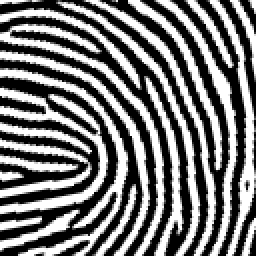
#> input picture 基于batch的补全/0000_00_1.png, 128 x 128 px (shown 2 times larger)
$ python 'canny边缘生成函数.py'   (older library calls are emulated)
#> lines starting #> are read from the running program, lines starting #| are printed output that depends on the picture
import cv2
import numpy as np

def makedir(dir):
    import os
    dir = dir.strip()
    isExist = os.path.exists(dir)
    if not isExist:
        os.makedirs(dir)
        return True
    else:
        return False

from skimage.feature import canny
img = '0000_00_1.png'# the pic needed to canny deal
img_save = './/canny_deal//'
makedir(img_save)
img_save = img_save+ img
img = cv2.imread(img, flags=0 )
#> img is the input picture: shape (128, 128); min 0, max 255, mean 119.9


result  = canny(img ).astype(np.float)
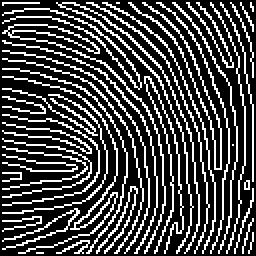
#> result: shape (128, 128) float64 (shown 2 times larger); values 0 (black) and 1 (white), 26.9% white in thin lines or dots
result = result * 255
#> result: shape (128, 128) float64; 26.9% white in thin lines or dots
cv2.imwrite(filename=img_save,img=result)
edge = cv2.imread(img_save,0) # result save place

print(edge)
#> (printed output is left out)
cv2.imshow('origin ', img)
cv2.waitKey(0)
cv2.destroyAllWindows()
cv2.imshow('res ', result)

cv2.waitKey(0)
cv2.destroyAllWindows()

$ run again, with 基于batch的补全/linshi.png copied over 基于batch的补全/0000_00_1.png
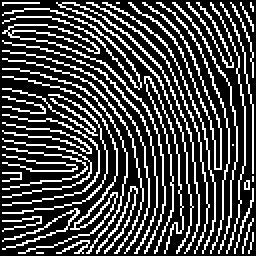
#> input picture 基于batch的补全/linshi.png, 128 x 128 px (shown 2 times larger)
#> img: shape (128, 128); 26.9% white in thin lines or dots
#> `result  = canny(img ).astype(np.float)`:
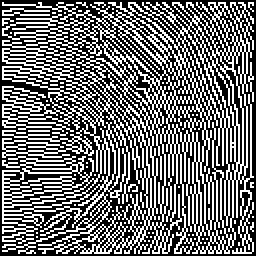
#> result: shape (128, 128) float64 (shown 2 times larger); values 0 (black) and 1 (white), 42.4% white in thin lines or dots
#> (printed output is left out)
